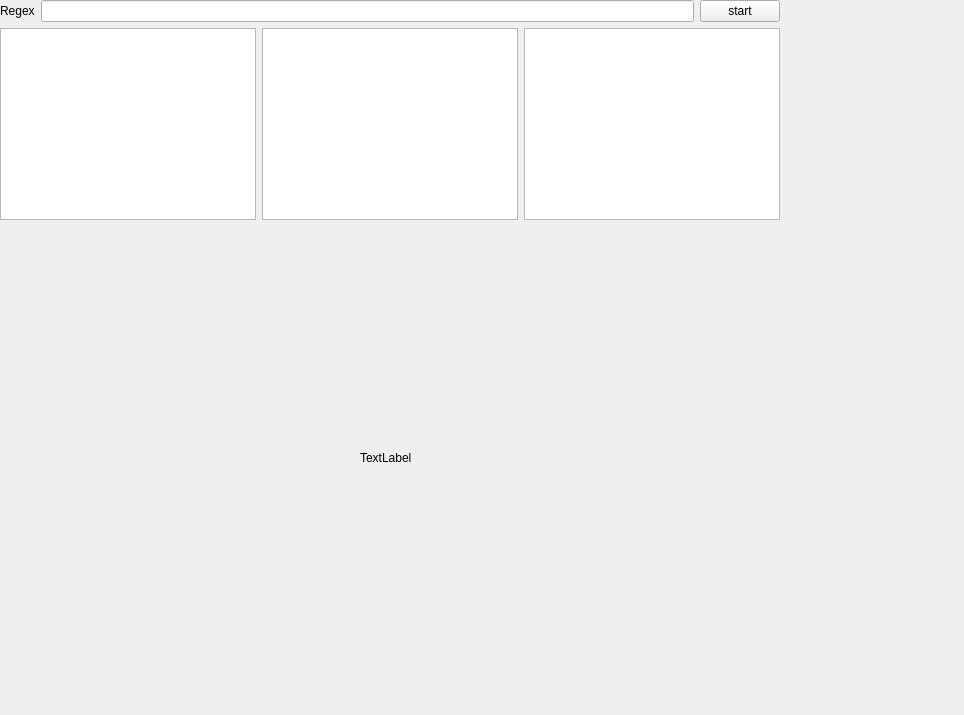
<?xml version="1.0" encoding="UTF-8"?>
<ui version="4.0">
 <class>rndm</class>
 <widget class="QMainWindow" name="rndm">
  <property name="geometry">
   <rect>
    <x>0</x>
    <y>0</y>
    <width>964</width>
    <height>715</height>
   </rect>
  </property>
  <property name="windowTitle">
   <string>MainWindow</string>
  </property>
  <widget class="QWidget" name="centralwidget">
   <widget class="QLabel" name="label_2">
    <property name="geometry">
     <rect>
      <x>360</x>
      <y>450</y>
      <width>72</width>
      <height>15</height>
     </rect>
    </property>
    <property name="text">
     <string>TextLabel</string>
    </property>
   </widget>
   <widget class="QWidget" name="">
    <layout class="QVBoxLayout" name="verticalLayout">
     <item>
      <layout class="QHBoxLayout" name="horizontalLayout">
       <item>
        <widget class="QLabel" name="label">
         <property name="text">
          <string>Regex</string>
         </property>
        </widget>
       </item>
       <item>
        <widget class="QLineEdit" name="lineEditRe"/>
       </item>
       <item>
        <widget class="QPushButton" name="actionStart">
         <property name="text">
          <string>start</string>
         </property>
        </widget>
       </item>
      </layout>
     </item>
     <item>
      <layout class="QHBoxLayout" name="horizontalLayout_2">
       <item>
        <widget class="QGraphicsView" name="graphicsView_nfa"/>
       </item>
       <item>
        <widget class="QGraphicsView" name="graphicsView_dfa"/>
       </item>
       <item>
        <widget class="QGraphicsView" name="graphicsView_mdfa"/>
       </item>
      </layout>
     </item>
    </layout>
   </widget>
  </widget>
 </widget>
 <resources/>
 <connections/>
</ui>
